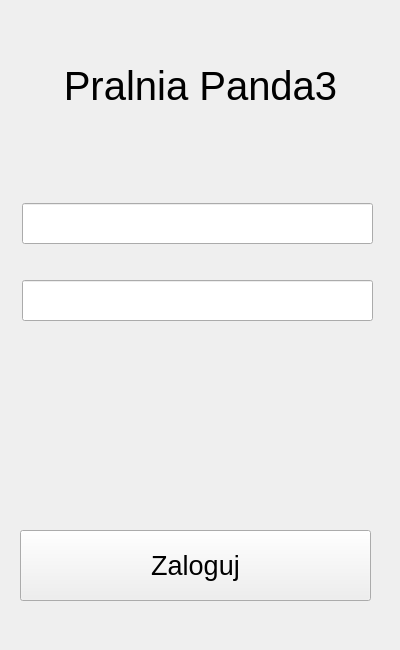
<?xml version="1.0" encoding="UTF-8"?>
<ui version="4.0">
 <class>LoginWidget</class>
 <widget class="QWidget" name="LoginWidget">
  <property name="geometry">
   <rect>
    <x>0</x>
    <y>0</y>
    <width>400</width>
    <height>650</height>
   </rect>
  </property>
  <property name="sizePolicy">
   <sizepolicy hsizetype="Fixed" vsizetype="Fixed">
    <horstretch>0</horstretch>
    <verstretch>0</verstretch>
   </sizepolicy>
  </property>
  <property name="windowTitle">
   <string>LoginWidget</string>
  </property>
  <widget class="QPushButton" name="LogIn">
   <property name="geometry">
    <rect>
     <x>20</x>
     <y>530</y>
     <width>351</width>
     <height>71</height>
    </rect>
   </property>
   <property name="font">
    <font>
     <pointsize>20</pointsize>
    </font>
   </property>
   <property name="text">
    <string>Zaloguj</string>
   </property>
  </widget>
  <widget class="QLineEdit" name="UserName">
   <property name="geometry">
    <rect>
     <x>22</x>
     <y>203</y>
     <width>351</width>
     <height>41</height>
    </rect>
   </property>
  </widget>
  <widget class="QLineEdit" name="Password">
   <property name="geometry">
    <rect>
     <x>22</x>
     <y>280</y>
     <width>351</width>
     <height>41</height>
    </rect>
   </property>
  </widget>
  <widget class="QLabel" name="label">
   <property name="geometry">
    <rect>
     <x>30</x>
     <y>50</y>
     <width>341</width>
     <height>71</height>
    </rect>
   </property>
   <property name="font">
    <font>
     <pointsize>30</pointsize>
    </font>
   </property>
   <property name="text">
    <string>Pralnia Panda3</string>
   </property>
   <property name="alignment">
    <set>Qt::AlignCenter</set>
   </property>
  </widget>
  <widget class="QLabel" name="Error_label">
   <property name="geometry">
    <rect>
     <x>24</x>
     <y>369</y>
     <width>351</width>
     <height>31</height>
    </rect>
   </property>
   <property name="text">
    <string/>
   </property>
   <property name="alignment">
    <set>Qt::AlignCenter</set>
   </property>
  </widget>
 </widget>
 <resources/>
 <connections/>
</ui>
